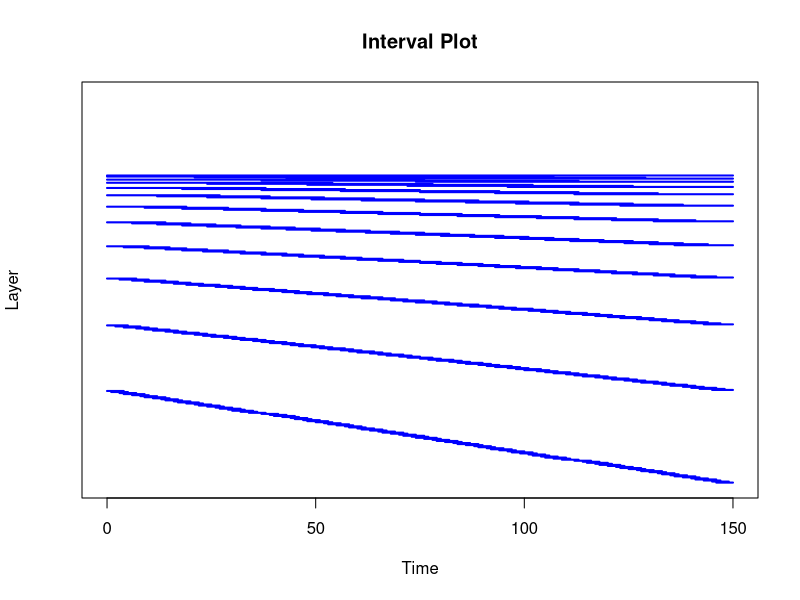

This figure's R source:

construct_intervals <- function(T, alpha = sqrt(1/2), m = 4) {
  layers <- ceiling(log(T, 1/alpha))
  
  # Since we flatten at the end anyway, no need to store as a list
  intervals <- matrix(NA, nrow = 0, ncol = 2) 
  
  for (k in 1:layers) {
    # Slight variation in these calculations
    # Since I_1 is (1, T] not (0, T] (1 indexing in R)
    nk <- 2 * ceiling((1/alpha)^(k-1)) - 1
    lk <- (T) * alpha^(k - 1)
    sk <- ifelse(nk == 1, 0, ((T) - lk) / (nk - 1))
    
    # We can always end in this case
    if(ceiling(lk) < m) {break}
    
    for (i in 1:nk) {
      start <- floor((i - 1) * sk)
      end <- ceiling((i - 1) * sk + lk)
      
      # In case of lk < m, but ceiling(lk) = m
      # some intervals may still have length = m 
      if ((end - start) >= m) {
        intervals <- rbind(intervals, c(start, end))
      }
    }
    
  }

  # Eliminate any overlapping or duplicate intervals
  return(unique(intervals))
}

plot_intervals <- function(intervals) {
  # Prepare the plot area
  plot(1, type = "n", xlab = "Time", ylab = "Layer", 
       xlim = c(0, max(intervals[, 2])), 
       ylim = c(0, nrow(intervals)), yaxt = 'n', 
       main = "Interval Plot")
  
  # Set the initial y position
  y_pos <- 0
  height_increment <- 0.8  # Controls how much the y position increases for each interval
  
  # Iterate over each row of the intervals matrix (reversed order)
  for (i in nrow(intervals):1) {
    start <- intervals[i, 1]
    end <- intervals[i, 2]
    # Plot each interval as a horizontal line
    segments(x0 = start, x1 = end, y0 = y_pos, y1 = y_pos, col = "blue", lwd = 2)
    # Increase the y position for the next interval
    y_pos <- y_pos + height_increment
  }
}

cusum_on_intervals <- function(CUSUM, obj, intervals, ...) {
  # Fit CUSUM statistic on intervals
  # Intervals should be a list, or a single vector (which is converted)
  
  # ... caries arguments for CUSUM(obj, s, e, t, ...) 
  # pass by name when calling
  # e.g. seeded_binary_segmentation(my_CUSUM, my_obj, 40, rank = hat.rank)
  
  if (is.vector(intervals)) {
    intervals <- matrix(intervals, nrow = 1)
  }
  
  results <- matrix(nrow = nrow(intervals), ncol = 4)
  print((results))
  colnames(results) = c("Candidates", "Gain", "Start", "End")
  
  for (i in 1:nrow(intervals)) {
    # Calculate candidate and maximal gain, keep s and e
    max_gain = 0
    candidate = NULL
    
    s = intervals[i, 1]
    e = intervals[i, 2]
    for (t in (s+1):(e-1)) {
      # Calculate candidate and maximal gain, keep s and e
      gain <- CUSUM(obj, s, e, t, ...)  # Pass additional arguments to CUSUM 
      if (gain > max_gain) {
        max_gain <- gain
        candidate <- t
      }
    }
    print(paste0("candidate = ", t, ", max_gain = ", gain, ", s = ", s, ", e = ", e, ", interval = ", i, "."))
    results[i, ] <- c(candidate, max_gain, s, e)
  }
  
  return(results)
  
}

seeded_binary_seg <- function(CUSUM, obj, T, threshold = NULL, alpha = sqrt(1/2), m = 4, method = "Greedy", CUSUM_res = NULL, ...) {
  # Method can be "Greedy" or "Narrowest"
    # Greedy selects the highest Gain over the threshold first
    # Narrowest selects shorted interval with Gain over threshold first
  # Thresholds should be numeric vector, or left unspecified
    # If unspecified, no selection is done
    # Otherwise, solution path computed for each threshold. 
  # if CUSUM results on intervals already exist, they can be passed in to skip computation
  # ... caries arguments for CUSUM(obj, s, e, t, ...) 
    # pass by name when calling
    # e.g. seeded_binary_segmentation(my_CUSUM, my_obj, 40, rank = hat.rank)
  
  
  if (is.null(CUSUM_res)) {
    intervals <- construct_intervals(T, alpha, m)
    results <- cusum_on_intervals(CUSUM, obj, intervals, ...)
  } else {
    results <- CUSUM_res
  }
  
  # Implement selection
  solution_path = list(list(threshold = -1, results = results))
  if (is.null(threshold)) {return(solution_path)}
  
  threshold <- sort(threshold, decreasing = TRUE)
  if (method == "Greedy") {
    results <- results[order(results[, 2], decreasing = TRUE), ]
    
    # For greedy, index list is outside band loop
    # Since decreasing threshold will not eliminate past candidates
    index_list <- numeric()
    i = 1
    cur_thres_idx = 1
    cat("Number of rows ", nrow(results), "\n")
    cat("Number of thresholds ", length(threshold), "\n")
    
    while(i <= nrow(results) && cur_thres_idx <= length(threshold)){
      cat("row ", i, " with threshold index", cur_thres_idx, "\n")
      # Go to next threshold (if threshold too large)
      # Select candidate (if above threshold and not covered yet)
      # Next row (if above threshold but covered)
      
      if (results[i, 2] < threshold[cur_thres_idx]) {
        subset = results[index_list, , drop = FALSE]
        solution_path <- c(solution_path, 
                           list(list(threshold = threshold[cur_thres_idx], results = subset)))
        cur_thres_idx <- cur_thres_idx + 1
      } 
      else if (all(results[index_list, 1] < results[i, 3] | results[index_list, 1] > results[i, 4])) {
        index_list <- c(index_list, i)
        i <- i+1
      } 
      else {
        i <- i+1
      }
    }
    
    if (cur_thres_idx <= length(threshold)) {
      # This means all rows were above the current threshold
      subset = results[index_list, , drop = FALSE]
      solution_path <- c(solution_path, 
                         list(list(threshold = threshold[cur_thres_idx], results = subset)))
    }
    return(solution_path)
  }
  
  else if (method == "Narrowest") {
    results <- results[order(results[, 4] - results[, 3], -results[, 2]), ]
    for (band in threshold) {
      index_list <- numeric()
      i = 1
      while(i <= nrow(results)){
        print(i)
        if (results[i, 2] > band && all(results[index_list, 1] < results[i, 3] | 
                                        results[index_list, 1] > results[i, 4])) {
          index_list <- c(index_list, i)
        }
        i <- i+1
      }
      subset = results[index_list, , drop = FALSE]
      solution_path <- c(solution_path, list(list(threshold = band, results = subset)))
    }
    return(solution_path)
  }
  else {
    stop("Method must be \"Greedy\" or \"Narrowest\"")
  }
  
}


# Example usage
T <- 150
alpha <- sqrt(1/2)
intervals <- construct_intervals(T, alpha, m = 4)
print(intervals)
plot_intervals(intervals)

